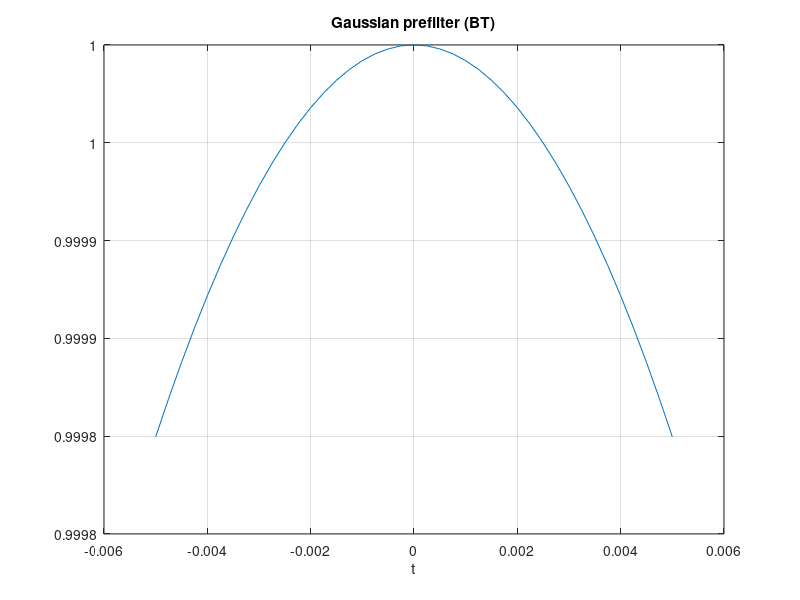

This chart was generated by the following MATLAB code:
% GMSK
% Гаусс-префильтр BT=0.2..0.5

bt = 0.3;
fs2 = 4000;
tp = -0.005:1/fs2:0.005;
imp = exp(-(tp/bt).^2/(2*log(2)));
figure;
plot(tp, imp./max(imp));
title('Gaussian prefilter (BT)'); xlabel('t'); grid on;

%{
@play
{
 "title": "GMSK",
 "groups": [
  {
   "name": "Фильтр",
   "controls": [
    {
     "var": "bt",
     "label": "BT",
     "min": 0.2,
     "max": 0.5,
     "step": 0.05,
     "default": 0.3
    }
   ]
  }
 ]
}
%}
